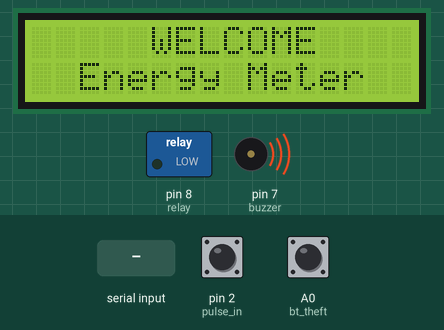
Simulated run of this sketch. Board: Arduino Uno, built with avr-gcc and run on an emulated ATmega328P. Shown: 16×2 character LCD, switched loads named in the sketch (green lamp = pin HIGH), buzzer (waves = sounding, pin HIGH). The test bench sets the inputs (shaded band); at power-on: pin 2 (pulse_in) LOW, A0 (bt_theft) HIGH. EEPROM starts erased; the modem accepts every AT command (registered, SIM ready, sends succeed) and sends nothing else; what the sketch prints to the serial monitor is not drawn.

Above: at 1.1 s.
At 13.3 s:
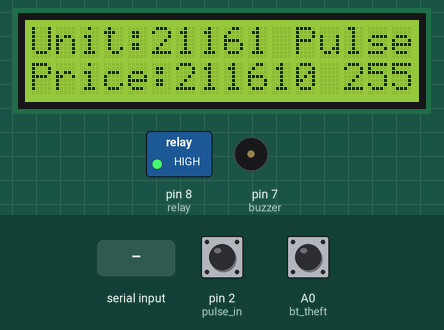
13.4 s: "90:45\n" received over the second serial link
16.4 s: pin 2 (pulse_in) pulled HIGH for 0.15 s
At 18.1 s:
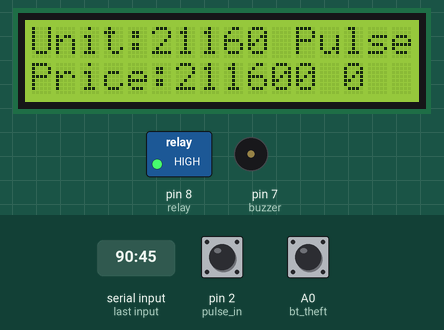
19.5 s: "a90\n" received over Serial
22.5 s: pin 2 (pulse_in) pulled HIGH for 1 s
At 26.1 s:
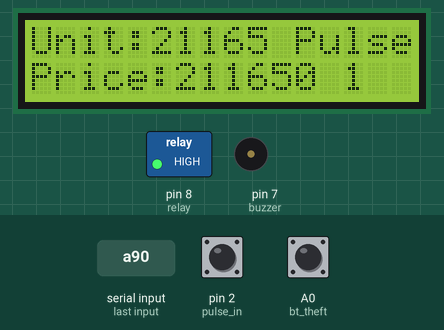
26.5 s: "RECHARGE:50\n" received over the second serial link
29.0 s: "RECHARGE:1\n" received over the second serial link
Timing chart, 0 to 32.0 s (numbered marks = the images above; inputs shaded):
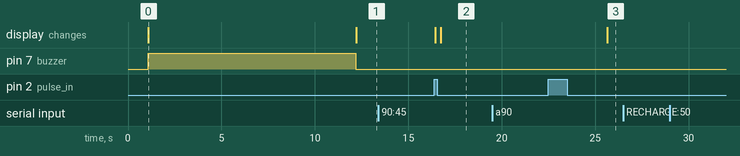

Measured:
- after the input at 13.4 s, every drawn part: stays the same
- after the input at 16.4 s, the display: first changes at once (image 2 shows a later state)
- after the input at 19.5 s, every drawn part: stays the same
- after the input at 22.5 s, the display: changes after 3.1 s (image 3)
- after the input at 26.5 s, every drawn part: stays the same
- what the display in image 0 shows lasts 11.1 s, from 1.1 s to 12.2 s

The sketch:

Arduinounocode.ino
```cpp
/*code by RAVITEJA-KADARI*/

#include <SoftwareSerial.h>
#include <EEPROM.h>
#include <LiquidCrystal_I2C.h>

SoftwareSerial gsmSerial(10, 11); // RX, TX pins for GSM module
LiquidCrystal_I2C lcd(0x27, 16, 2);

#define buzzer 7
#define relay  8
#define bt_theft  A0
#define pulse_in 2

char inchar;

int unt_a = 0, unt_b = 0, unt_c = 0, unt_d = 0;
long total_unt = 7;

int price = 0;
long price1 = 0;

int Set = 10;

int pulse = 0;

String phone_no = "+917670889740";

int flag1 = 0, flag2 = 0, flag3 = 0;
unsigned long lastTheftAlertTime = 0;
const unsigned long theftAlertInterval = 1000; // 1 second interval for theft alert

unsigned long lastRechargeSendTime = 0;
const unsigned long rechargeSendInterval = 1000; // Send recharge balance every 1 second

unsigned long lastRechargeReceiveTime = 0;
const unsigned long rechargeReceiveInterval = 1000; // Receive commands from ESP32 every 1 second

unsigned long lastPulseTime = 0;
const unsigned long pulseInterval = 60000; // Interval for decrementing units when load is on (1 minute)

bool relayState = false;

void setup() {
  Serial.begin(9600); // Serial monitor
  gsmSerial.begin(9600); // GSM module
  delay(1000);

  pinMode(bt_theft, INPUT_PULLUP);
  pinMode(relay, OUTPUT);
  pinMode(buzzer, OUTPUT);
  pinMode(pulse_in, INPUT);
  attachInterrupt(0, ai0, RISING);

  lcd.init();
  lcd.backlight();
  lcd.clear();
  lcd.setCursor(5, 0);
  lcd.print("WELCOME");
  lcd.setCursor(2, 1);
  lcd.print("Energy Meter");
  digitalWrite(buzzer, HIGH);

  Serial.println("Initializing GSM module...");
  delay(1000);
  gsmSerial.println("AT"); // Check if GSM module is responding
  delay(1000);
  while(!gsmSerial.available());
  Serial.println(gsmSerial.readString());
  gsmSerial.println("AT+CMGF=1"); // Set SMS mode to text mode
  delay(1000);
  gsmSerial.println("AT+CNMI=2,2,0,0,0"); // Enable SMS notifications
  delay(1000);
  Serial.println("GSM module initialized.");

  sendSMS(phone_no, "Welcome To Energy Meter");
  digitalWrite(buzzer, LOW);
  lcd.clear();

  if (EEPROM.read(50) == 0) {}
  else {
    Read();
  }
  EEPROM.write(50, 0);

  pulse = EEPROM.read(10);

  Read();
  if (total_unt > 0) {
    relayState = true;
    digitalWrite(relay, HIGH);
  }
}

void loop() {
  if (Serial.available() > 0) { // Check for commands from ESP32
    char command = Serial.read();
    rechargeFromCommand(command);
  }

  displayLCD();
  sendDataToESP32();
  receiveCommandsFromESP32(); // Receive commands from ESP32

  // Check for low balance alert
  if (total_unt <= 20 && flag1 == 0) {
    flag1 = 1;
    sendSMS(phone_no, "Low balance alert: Please recharge.");
  }

  // Check for power cut
  if (total_unt == 0 && flag2 == 0) {
    flag2 = 1;
    relayState = false;
    digitalWrite(relay, LOW);
    sendSMS(phone_no, "Power cut: Balance exhausted. Please recharge.");
  }

  // Check for theft alert
  if (digitalRead(bt_theft) == 0 && millis() - lastTheftAlertTime >= theftAlertInterval) {
    lastTheftAlertTime = millis();
    sendSMS(phone_no, "Theft Alert: Energy Meter Tampered with!");
  }

  if (millis() - lastRechargeSendTime >= rechargeSendInterval) {
    sendTotalBalanceToESP32(); // Send total recharge balance to ESP32
    sendDataToESP32(); // Send "ri" command to ESP32
    lastRechargeSendTime = millis();
  }

  // Decrement units and price if load is on
  if (relayState && millis() - lastPulseTime >= pulseInterval) {
    lastPulseTime = millis();
    if (total_unt > 0) {
      total_unt--;
      if (total_unt < 0) total_unt = 0; // Ensure units don't go below zero
      price1 = total_unt * Set;
      Write(); // Update EEPROM with new values
    }
  }

  // Turn off relay when balance is 0
  if (total_unt == 0) {
    relayState = false;
    digitalWrite(relay, LOW);
  } else {
    relayState = true;
    digitalWrite(relay, HIGH);
  }

  if (gsmSerial.available()) {
    String msg = gsmSerial.readString();
    Serial.println("Received SMS: " + msg);
    if (msg.indexOf("RECHARGE") != -1) {
      // Parse the message and extract the recharge amount
      int amount = parseRechargeAmount(msg);
      if (amount > 0) {
        recharge(amount);
      } else {
        // Invalid recharge amount
        sendSMS(phone_no, "Invalid recharge amount. Please try again.");
      }
    }
  }

  delay(5);
}

void displayLCD() {
  lcd.setCursor(0, 0);
  lcd.print("Unit:");
  lcd.print(total_unt);
  lcd.print("   ");

  lcd.setCursor(0, 1);
  lcd.print("Price:");
  lcd.print(price1);
  lcd.print("   ");

  lcd.setCursor(11, 0);
  lcd.print("Pulse");

  lcd.setCursor(13, 1);
  lcd.print(pulse);
  lcd.print("   ");
}

void rechargeFromCommand(char command) {
  switch (command) {
    case 'r': // Recharge with 10 Rs.
      recharge(10);
      break;
    case 'a': // Recharge with 50 Rs.
      recharge(50);
      break;
    case 'v': // Recharge with 100 Rs.
      recharge(100);
      break;
    default:
      break;
  }
}

void recharge(int amount) {
  price = amount / Set;
  total_unt += price;

  sendSMS(phone_no, "Your Recharge is Done: " + String(amount));

  load_on();
}

void load_on() {
  Write();
  Read();
  relayState = true;
  digitalWrite(relay, HIGH);
  flag1 = 0, flag2 = 0;
}

void sendSMS(String number, String msg) {
  gsmSerial.println("AT+CMGS=\"" + number + "\"");
  delay(500);
  gsmSerial.println(msg);
  delay(500);
  gsmSerial.write(26);
  delay(5000);
}

void Data() {
  gsmSerial.println("AT+CMGS=\"" + phone_no + "\"");
  delay(1000);
  gsmSerial.println("Unit:" + String(total_unt));
  gsmSerial.println("Price:" + String(price1));
  delay(500);
  gsmSerial.write(26);
  delay(5000);
}

void Read() {
  unt_a = EEPROM.read(1);
  unt_b = EEPROM.read(2);
  unt_c = EEPROM.read(3);
  unt_d = EEPROM.read(4);
  total_unt = unt_d * 1000 + unt_c * 100 + unt_b * 10 + unt_a;
  price1 = total_unt * Set;
}

void Write() {
  unt_d = total_unt / 1000;
  total_unt = total_unt - (unt_d * 1000);
  unt_c = total_unt / 100;
  total_unt = total_unt - (unt_c * 100);
  unt_b = total_unt / 10;
  unt_a = total_unt - (unt_b * 10);

  EEPROM.write(1, unt_a);
  EEPROM.write(2, unt_b);
  EEPROM.write(3, unt_c);
  EEPROM.write(4, unt_d);
}

void ai0() {
  if (digitalRead(pulse_in) == 1) {
    pulse = pulse + 1;
    if (pulse > 9) {
      pulse = 0;
      if (total_unt > 0) {
        total_unt = total_unt - 1;
        if (total_unt < 0) total_unt = 0; // Ensure units don't go below zero
      }
      Write();
      Read();
    }
    EEPROM.write(10, pulse);
  }
}

void sendDataToESP32() {
  if (millis() - lastRechargeReceiveTime >= rechargeReceiveInterval) {
    Serial.print("si"); // Command for sending units
    Serial.println(total_unt);
    lastRechargeReceiveTime = millis();
  }
}

void sendTotalBalanceToESP32() {
  Serial.print("ri"); // Command for sending total recharge balance
  Serial.println(price1);
}

int parseRechargeAmount(String msg) {
  // Parse the message to extract the recharge amount
  // You need to define your own parsing logic here based on the format of the incoming message
  // For example, if the message format is "RECHARGE:50", you can extract "50" as the recharge amount
  int index = msg.indexOf(':');
  if (index != -1) {
    String amountStr = msg.substring(index + 1);
    return amountStr.toInt();
  } else {
    return -1; // Invalid recharge amount
  }
}

void receiveCommandsFromESP32() {
  if (millis() - lastRechargeReceiveTime >= rechargeReceiveInterval) {
    // Check for commands from ESP32
    if (Serial.available() > 0) {
      char command = Serial.read();
      // Process the received command
      rechargeFromCommand(command);
    }
    lastRechargeReceiveTime = millis();
  }
}
```
